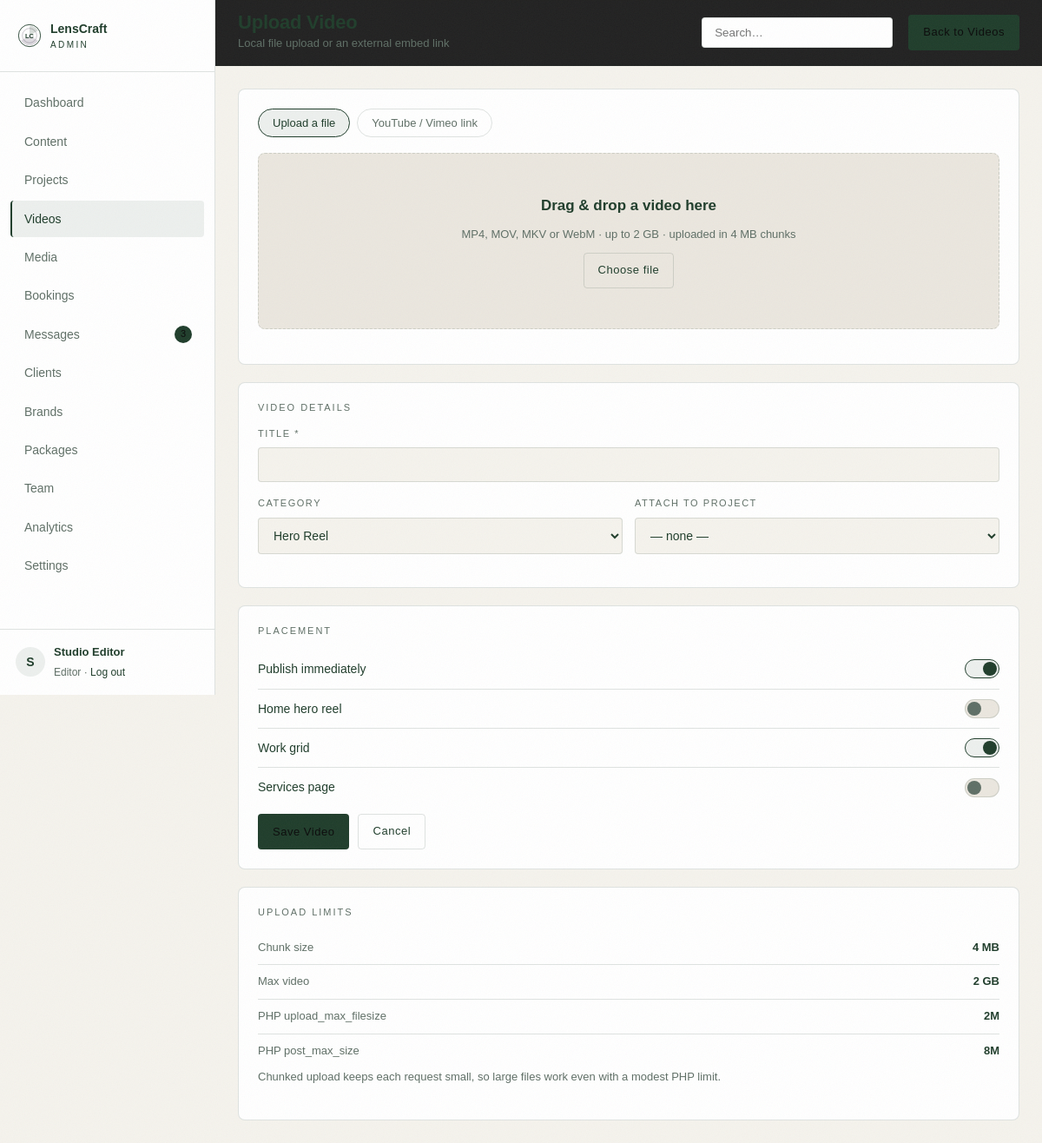
Screenshot of /admin/videos/upload (signed in) with the database file from the repository.
### tables this page shows
CREATE TABLE IF NOT EXISTS users (
  id            INT UNSIGNED NOT NULL AUTO_INCREMENT,
  name          VARCHAR(120) NOT NULL,
  email         VARCHAR(160) NOT NULL,
  password_hash VARCHAR(255) NOT NULL,
  role          ENUM('owner','editor') NOT NULL DEFAULT 'editor',
  phone         VARCHAR(40)  NULL,
  last_login_at DATETIME     NULL,
  created_at    DATETIME     NOT NULL DEFAULT CURRENT_TIMESTAMP,
  PRIMARY KEY (id),
  UNIQUE KEY uniq_users_email (email)
);

### app/Controllers/Controller.php (called while the page is built, shortened)
<?php
abstract class Controller
{
    protected function admin(string $template, array $data = []): void
    {
        $data['user'] = Auth::user();
        $data['settings'] = Settings::all();
        render($template, $data, 'admin');
    }
}

### app/Controllers/Admin/VideoController.php (called while the page is built, shortened)
<?php
class VideoController extends Controller
{
    public function uploadForm(): void
    {
        $this->admin('admin.videos.upload', [
            'pageTitle'    => 'Upload Video',
            'pageSubtitle' => 'Local file upload or an external embed link',
            'actionLabel'  => 'Back to Videos',
            'actionUrl'    => url('/admin/videos'),
            'activeNav'    => 'videos',
            'categories'   => Video::CATEGORIES,
            'projects'     => Project::filtered(),
            'chunkSize'    => (int) config('uploads')['chunk_size'],
            'maxVideo'     => (int) config('uploads')['max_video'],
        ]);
    }
}

### public/index.php (called while the page is built, shortened)
<?php
require __DIR__ . '/../app/bootstrap.php';
$router = new Router();
$path = parse_url($_SERVER['REQUEST_URI'] ?? '/', PHP_URL_PATH) ?: '/';
try {
    $router->dispatch($_SERVER['REQUEST_METHOD'] ?? 'GET', $path);
} catch (Throwable $e) {
    if (config('app_debug')) {
        http_response_code(500);
        echo '<pre style="background:#0B0B0B;color:#F5F5F5;padding:24px;font:13px/1.6 monospace">';
        echo e($e->getMessage()) . "\n\n" . e($e->getTraceAsString());
        echo '</pre>';
        exit;
    }
    error_log($e->getMessage());
    http_response_code(500);
    echo view('site.500', [], 'site');
}

### app/config.php (called while the page is built)
<?php
return array_merge([
    'app_name'    => 'LensCraft Production',
    'app_env'     => 'local',
    'app_debug'   => true,
    'base_url'    => '',
    'db' => [
        'host'    => '127.0.0.1',
        'port'    => 3306,
        'name'    => 'lenscraft',
        'user'    => 'root',
        'pass'    => '',
        'charset' => 'utf8mb4',
    ],
    'uploads' => [
        'video_dir'   => __DIR__ . '/../public/uploads/videos',
        'image_dir'   => __DIR__ . '/../public/uploads/images',
        'thumb_dir'   => __DIR__ . '/../public/uploads/thumbs',
        'temp_dir'    => __DIR__ . '/../storage/temp',
        'max_video'   => 2 * 1024 * 1024 * 1024,
        'max_image'   => 12 * 1024 * 1024,
        'chunk_size'  => 4 * 1024 * 1024,
        'video_types' => ['video/mp4', 'video/quicktime', 'video/x-matroska', 'video/webm'],
        'image_types' => ['image/jpeg', 'image/png', 'image/webp', 'image/gif', 'image/svg+xml'],
        'doc_types'   => ['application/pdf', 'text/plain'],
    ],
    'session_name' => 'lenscraft_admin',
    'timezone'     => 'Asia/Dhaka',
], file_exists(__DIR__ . '/config.local.php') ? require __DIR__ . '/config.local.php' : []);

### app/bootstrap.php (called while the page is built, shortened)
<?php
require __DIR__ . '/helpers.php';
spl_autoload_register(static function (string $class): void {
    $relative = str_replace('\\', DIRECTORY_SEPARATOR, substr($class, 4));
    $file = __DIR__ . DIRECTORY_SEPARATOR . $relative . '.php';
});

### app/Support/Database.php (called while the page is built, shortened)
<?php
class Database
{
    private static ?PDO $pdo = null;
    public static function pdo(): PDO
    {
        if (self::$pdo instanceof PDO) {
            return self::$pdo;
        }
        $cfg = config('db');
        $dsn = sprintf('mysql:host=%s;port=%d;dbname=%s;charset=%s', $cfg['host'], $cfg['port'], $cfg['name'], $cfg['charset']);
        try {
            self::$pdo = new PDO($dsn, $cfg['user'], $cfg['pass'], [
                PDO::ATTR_ERRMODE            => PDO::ERRMODE_EXCEPTION,
                PDO::ATTR_DEFAULT_FETCH_MODE => PDO::FETCH_ASSOC,
                PDO::ATTR_EMULATE_PREPARES   => false,
            ]);
        } catch (PDOException $e) {
            throw new RuntimeException(
                'Database connection failed. Start MySQL in XAMPP and import database/schema.sql. (' . $e->getMessage() . ')',
                0,
                $e
            );
        }
        return self::$pdo;
    }
    public static function run(string $sql, array $params = []): PDOStatement
    {
        $stmt = self::pdo()->prepare($sql);
        $stmt->execute($params);
        return $stmt;
    }
    public static function first(string $sql, array $params = []): ?array
    {
        $row = self::run($sql, $params)->fetch();
        return $row === false ? null : $row;
    }
    public static function value(string $sql, array $params = [], mixed $default = null): mixed
    {
        $value = self::run($sql, $params)->fetchColumn();
        return $value === false ? $default : $value;
    }
}

### app/Models/Message.php (called while the page is built, shortened)
<?php
class Message
{
    public static function unreadCount(): int
    {
        return (int) Database::value('SELECT COUNT(*) FROM messages WHERE status = "unread"', [], 0);
    }
}

### app/Support/Auth.php (called while the page is built, shortened)
<?php
class Auth
{
    public static function user(): ?array
    {
        static $cached = null;
        if ($cached === null) {
            $cached = Database::first('SELECT * FROM users WHERE id = ? LIMIT 1', [$_SESSION['user_id']]);
        }
        return $cached;
    }
}

### app/Views/admin/videos/upload.php (the view, shortened to what this page needs)
<form method="post" action="<?= url('/admin/videos') ?>" class="cols cols--2-1 form" id="videoForm">
    <div class="stack">
        <article class="card">
            <div class="tabs" id="sourceTabs">
                <button type="button" class="tab is-active" data-source="local">Upload a file</button>
                <button type="button" class="tab" data-source="embed">YouTube / Vimeo link</button>
            </div>
            <div class="pane" data-pane="local">
                <div class="dropzone" id="dropzone"
                     data-chunk-size="<?= $chunkSize ?>"
                     data-max-size="<?= $maxVideo ?>"
                     data-endpoint="<?= url('/admin/videos/chunk') ?>">
                    <strong>Drag & drop a video here</strong>
                    <span>MP4, MOV, MKV or WebM · up to <?= e(human_size($maxVideo)) ?> · uploaded in <?= e(human_size($chunkSize)) ?> chunks</span>
                    <label class="btn btn--ghost btn--sm">
                        Choose file
                    </label>
                </div>
            </div>
        </article>
        <article class="card">
            <h2 class="card__label">VIDEO DETAILS</h2>
            <label class="field"><span>Title *</span><input type="text" name="title" id="titleInput" required></label>
            <div class="field-row">
                <label class="field">
                    <span>Category</span>
                    <select name="category">
                        <?php foreach ($categories as $category): ?>
                            <option value="<?= e($category) ?>"><?= e($category) ?></option>
                        <?php endforeach; ?>
                    </select>
                </label>
                <label class="field">
                    <span>Attach to project</span>
                    <select name="project_id">
                        <option value="">— none —</option>
                    </select>
                </label>
            </div>
        </article>
    </div>
    <div class="stack">
        <article class="card">
            <h2 class="card__label">PLACEMENT</h2>
            <label class="switch-row"><span>Publish immediately</span><span class="switch"><input type="checkbox" name="is_published" checked><i></i></span></label>
            <label class="switch-row"><span>Home hero reel</span><span class="switch"><input type="checkbox" name="place_home_hero"><i></i></span></label>
            <label class="switch-row"><span>Work grid</span><span class="switch"><input type="checkbox" name="place_work_grid" checked><i></i></span></label>
            <label class="switch-row"><span>Services page</span><span class="switch"><input type="checkbox" name="place_services"><i></i></span></label>
            <div class="btn-row">
                <button class="btn btn--primary btn--sm" type="submit" id="saveVideo">Save Video</button>
                <a class="btn btn--ghost btn--sm" href="<?= url('/admin/videos') ?>">Cancel</a>
            </div>
        </article>
        <article class="card">
            <h2 class="card__label">UPLOAD LIMITS</h2>
            <ul class="kv">
                <li><span>Chunk size</span><strong><?= e(human_size($chunkSize)) ?></strong></li>
                <li><span>Max video</span><strong><?= e(human_size($maxVideo)) ?></strong></li>
                <li><span>PHP upload_max_filesize</span><strong><?= e(ini_get('upload_max_filesize')) ?></strong></li>
                <li><span>PHP post_max_size</span><strong><?= e(ini_get('post_max_size')) ?></strong></li>
            </ul>
            <p class="muted">Chunked upload keeps each request small, so large files work even with a modest PHP limit.</p>
        </article>
    </div>
</form>

### app/Support/Router.php (shortened to what this page needs)
<?php
class Router
{
    private array $routes = ['GET' => [], 'POST' => []];
    private function add(string $method, string $path, callable|string $handler): void
    {
        $params = [];
        $pattern = preg_replace_callback('~\{(\w+)\}~', static function (array $m) use (&$params): string {
            $params[] = $m[1];
            return '([^/]+)';
        }, '/' . trim($path, '/'));
        $this->routes[$method][] = [
            'pattern' => '~^' . rtrim((string) $pattern, '/') . '/?$~',
            'handler' => $handler,
            'params'  => $params,
        ];
    }
    public function dispatch(string $method, string $path): void
    {
        $path = '/' . trim($path, '/');
        $method = $method === 'POST' ? 'POST' : 'GET';
        foreach ($this->routes[$method] as $route) {
            if (preg_match($route['pattern'], $path, $matches)) {
                array_shift($matches);
                $this->call($route['handler'], $matches);
                return;
            }
        }
    }
    private function call(callable|string $handler, array $args): void
    {
        if (is_string($handler)) {
            [$class, $method] = explode('@', $handler);
            $controller = new $class();
            $controller->{$method}(...$args);
            return;
        }
    }
}

### app/Views/layouts/admin.php (shortened to what this page needs)
<?php
$user = $user ?? [];
$activeNav = $activeNav ?? '';
$unread = Message::unreadCount();
$navItems = [
    ['key' => 'dashboard', 'label' => 'Dashboard', 'url' => url('/admin')],
    ['key' => 'content',   'label' => 'Content',   'url' => url('/admin/content')],
    ['key' => 'projects',  'label' => 'Projects',  'url' => url('/admin/projects')],
    ['key' => 'videos',    'label' => 'Videos',    'url' => url('/admin/videos')],
    ['key' => 'media',     'label' => 'Media',     'url' => url('/admin/media')],
    ['key' => 'bookings',  'label' => 'Bookings',  'url' => url('/admin/bookings')],
    ['key' => 'messages',  'label' => 'Messages',  'url' => url('/admin/messages'), 'badge' => $unread],
    ['key' => 'clients',   'label' => 'Clients',   'url' => url('/admin/clients')],
    ['key' => 'brands',    'label' => 'Brands',    'url' => url('/admin/brands')],
    ['key' => 'packages',  'label' => 'Packages',  'url' => url('/admin/packages')],
    ['key' => 'team',      'label' => 'Team',      'url' => url('/admin/team')],
    ['key' => 'analytics', 'label' => 'Analytics', 'url' => url('/admin/analytics')],
    ['key' => 'settings',  'label' => 'Settings',  'url' => url('/admin/settings')],
];
?>
<!doctype html>
<html lang="en">
<head>
    <link rel="stylesheet" href="<?= asset('css/site.css') ?>">
    <link rel="stylesheet" href="<?= asset('css/admin.css') ?>">
</head>
<body class="admin">
<aside class="sidebar" id="sidebar">
    <a class="sidebar__brand" href="<?= url('/admin') ?>">
        <img src="<?= asset('img/logo.svg') ?>" alt="" width="28" height="28">
        <span>LensCraft<small>ADMIN</small></span>
    </a>
    <nav class="sidebar__nav">
        <?php foreach ($navItems as $item): ?>
            <a href="<?= $item['url'] ?>" class="<?= $activeNav === $item['key'] ? 'is-active' : '' ?>">
                <?= e($item['label']) ?>
                <?php if (!empty($item['badge'])): ?><i class="dot"><?= (int) $item['badge'] ?></i><?php endif; ?>
            </a>
        <?php endforeach; ?>
    </nav>
    <div class="sidebar__user">
        <span class="avatar"><?= e(mb_substr($user['name'] ?? 'A', 0, 1)) ?></span>
        <div>
            <strong><?= e($user['name'] ?? 'Admin') ?></strong>
            <small><?= e(ucfirst($user['role'] ?? 'editor')) ?> · <a href="<?= url('/admin/logout') ?>">Log out</a></small>
        </div>
    </div>
</aside>
<div class="main">
    <header class="topbar">
        <div class="topbar__title">
            <h1><?= e($pageTitle ?? 'Dashboard') ?></h1>
            <p><?= e($pageSubtitle ?? '') ?></p>
        </div>
        <form class="topbar__search" method="get" action="<?= e(strtok($_SERVER['REQUEST_URI'] ?? url('/admin'), '?')) ?>">
            <input type="search" name="q" value="<?= e((string) request('q', '')) ?>" placeholder="Search…">
        </form>
        <?php if (!empty($actionLabel)): ?>
            <a class="btn btn--primary btn--sm" href="<?= e($actionUrl ?? '#') ?>"><?= e($actionLabel) ?></a>
        <?php endif; ?>
    </header>
    <div class="content">
        <?= $content ?>
    </div>
</div>
</body>
</html>

### public/assets/css/site.css (style rules this page uses)
:root { --bg: #F5F3ED; --surface: #FFFFFF; --surface-2: #EBE7DF; --border: rgba(31, 61, 43, 0.14); --text: #1F3D2B; --muted: #5F6F66; --accent: #1F3D2B; --accent-2: #301F3D; --accent-soft: rgba(31, 61, 43, 0.08); --danger: #A33B3B; --radius: 4px; --radius-lg: 8px; --maxw: 1200px; --nav-h: 76px; --font-display: 'Handel Gothic', 'Arial Narrow', 'Franklin Gothic Medium', sans-serif; --font-body: 'Handel Gothic', 'Arial Narrow', 'Franklin Gothic Medium', sans-serif; }
* { box-sizing: border-box; }
html { scroll-behavior: smooth; }
body { margin: 0; background: radial-gradient(90% 60% at 0% 0%, rgba(48, 31, 61, 0.06), transparent 55%), radial-gradient(70% 50% at 100% 10%, rgba(31, 61, 43, 0.07), transparent 50%), var(--bg); color: var(--text); font-family: var(--font-body); font-size: 16px; line-height: 1.7; font-weight: 400; -webkit-font-smoothing: antialiased; }
h1, h2, h3, h4 { font-family: var(--font-display); font-weight: 700; line-height: 1.1; letter-spacing: -0.02em; margin: 0 0 12px; }
h1 { font-size: clamp(40px, 7vw, 88px); }
h2 { font-size: clamp(28px, 4vw, 48px); }
p { margin: 0 0 16px; }
a { color: inherit; text-decoration: none; }
img { max-width: 100%; display: block; }
.muted { color: var(--muted); font-size: 14px; }
.btn { display: inline-flex; align-items: center; justify-content: center; gap: 8px; padding: 15px 30px; border-radius: var(--radius); border: 1px solid transparent; font-family: var(--font-body); font-size: 14px; font-weight: 500; letter-spacing: 0.04em; cursor: pointer; transition: transform 0.18s ease, background 0.18s ease, border-color 0.18s ease, color 0.18s ease; }
.btn--primary { background: var(--accent); color: #F5F3ED; }
.btn--ghost { background: transparent; color: var(--text); border-color: var(--border); }
.btn--sm { padding: 11px 20px; font-size: 13px; }
.field { display: block; margin-bottom: 18px; }
.field > span { display: block; font-size: 12px; letter-spacing: 0.1em; text-transform: uppercase; color: var(--muted); margin-bottom: 8px; }
.field input, .field select, .field textarea { width: 100%; background: var(--bg); border: 1px solid var(--border); border-radius: var(--radius); color: var(--text); font-family: var(--font-body); font-size: 15px; padding: 13px 14px; transition: border-color 0.18s ease; }
.field-row { display: grid; grid-template-columns: 1fr 1fr; gap: 16px; }
body { counter-reset: sec; }
body::after { content: ''; position: fixed; inset: 0; z-index: 100; pointer-events: none; opacity: 0.05; }

### rows the page displays
users: name "S", name "Studio Editor", role "Editor"

### other values shown
$item['label'] "Dashboard"
$item['label'] "Content"
$item['label'] "Projects"
$item['label'] "Videos"
$item['label'] "Media"
$item['label'] "Bookings"
$item['label'] "Messages"
$item['badge'] "3"
$item['label'] "Clients"
$item['label'] "Brands"
$item['label'] "Packages"
$item['label'] "Team"
$item['label'] "Analytics"
$item['label'] "Settings"
form field category "Hero Reel"
